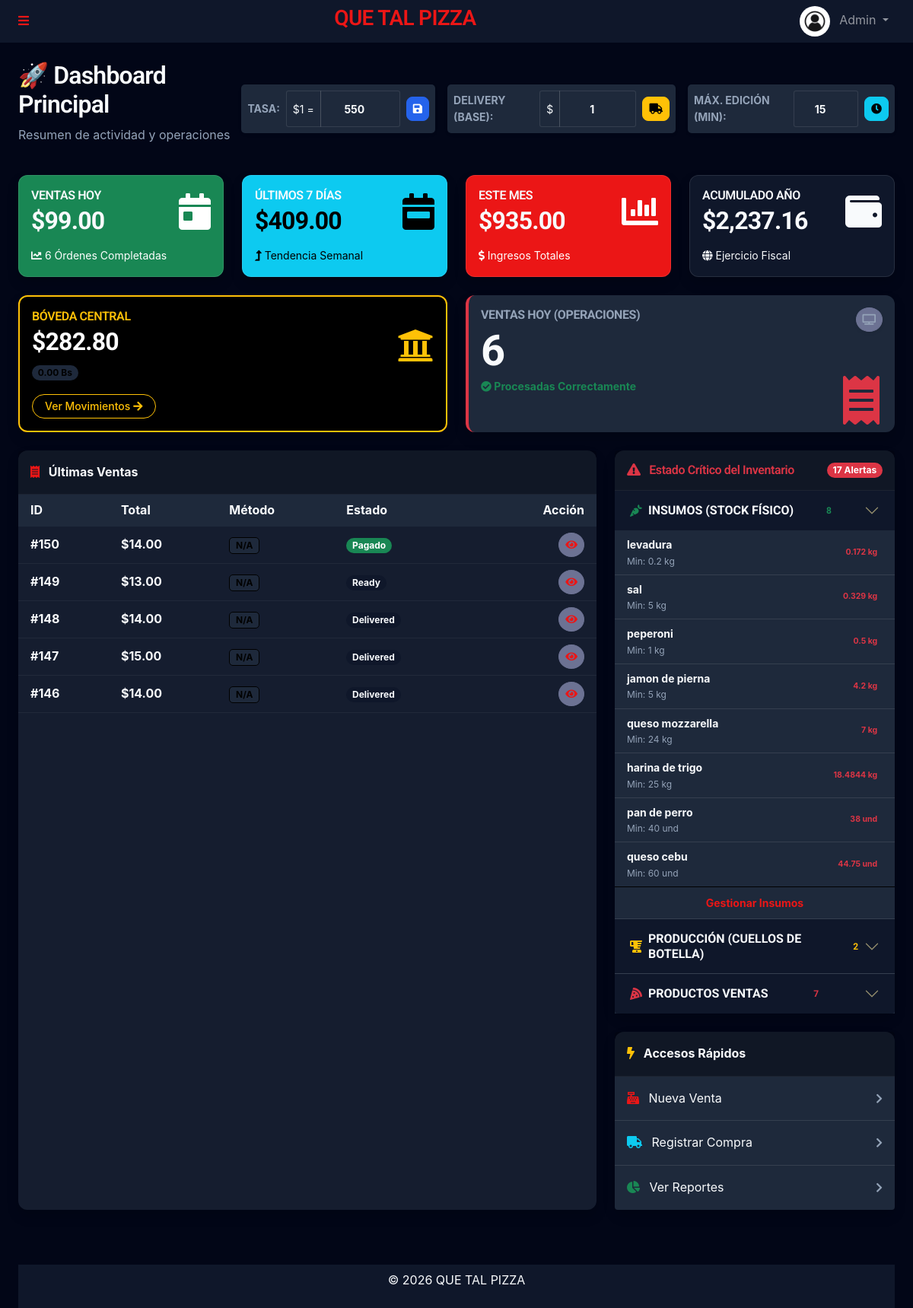
Screenshot of /admin/index.php (signed in) with the database file from the repository.
### tables this page shows
CREATE TABLE `company_vault` (
  `id` int(11) NOT NULL,
  `balance_usd` decimal(12,2) DEFAULT 0.00,
  `balance_ves` decimal(12,2) DEFAULT 0.00,
  `last_updated` timestamp NULL DEFAULT current_timestamp() ON UPDATE current_timestamp()
);

CREATE TABLE `users` (
  `id` int(11) NOT NULL,
  `name` varchar(100) NOT NULL,
  `email` varchar(150) NOT NULL,
  `password` varchar(255) NOT NULL,
  `phone` varchar(20) NOT NULL,
  `document_id` varchar(50) NOT NULL,
  `address` text NOT NULL,
  `role` enum('admin','user') NOT NULL DEFAULT 'user',
  `profile_pic` varchar(255) DEFAULT 'default.jpg',
  `balance` decimal(10,2) DEFAULT 0.00,
  `salary_amount` decimal(20,6) NOT NULL DEFAULT 0.000000,
  `salary_frequency` enum('weekly','biweekly','monthly') NOT NULL DEFAULT 'monthly',
  `job_role` enum('manager','kitchen','cashier','delivery','other') NOT NULL DEFAULT 'other',
  `reset_token` varchar(255) DEFAULT NULL,
  `token_expiry` datetime DEFAULT NULL,
  `created_at` timestamp NULL DEFAULT current_timestamp(),
  `updated_at` timestamp NULL DEFAULT current_timestamp() ON UPDATE current_timestamp()
);

CREATE TABLE `product_components` (
  `id` int(11) NOT NULL,
  `product_id` int(11) NOT NULL,
  `component_type` enum('raw','manufactured','product') NOT NULL,
  `component_id` int(11) NOT NULL,
  `quantity` decimal(10,4) NOT NULL
);

### admin/index.php (the view, shortened to what the rows shown need)
<?php
require_once '../templates/autoload.php';
$vaultBalance = $vaultManager->getBalance();
$ventasDia = $orderManager->getTotalVentasDia();
$countVentasDia = $orderManager->getCountVentasDia();
$ventasSemana = $orderManager->getTotalVentasSemana();
$ventasMes = $orderManager->getTotalVentasMes();
$ventasAnio = $orderManager->getTotalVentasAnio();
$lowProducts = $productManager->getLowStockProducts();
$lowMaterials = $rawMaterialManager->getLowStockMaterials();
$lowManufactured = $productionManager->getLowStockManufactured();
$ultimasVentas = $orderManager->getUltimosPedidos(5);
require_once '../templates/header.php';
?>
<div class="container-fluid mt-4 px-4">
    <div class="d-flex justify-content-between align-items-center mb-4">
        <div>
            <h2>🚀 Dashboard Principal</h2>
        </div>
    </div>
    <div class="row g-4 mb-4">
        <div class="col-xl-3 col-md-6">
            <div class="card bg-success text-white h-100 shadow">
                <div class="card-body">
                    <div class="d-flex justify-content-between align-items-center">
                        <div>
                            <h2 class="mb-0 fw-bold">$<?= number_format($ventasDia, 2) ?></h2>
                        </div>
                    </div>
                </div>
            </div>
        </div>
        <div class="col-xl-3 col-md-6">
            <div class="card bg-info text-white h-100 shadow">
                <div class="card-body">
                    <div class="d-flex justify-content-between align-items-center">
                        <div>
                            <h2 class="mb-0 fw-bold">$<?= number_format($ventasSemana, 2) ?></h2>
                        </div>
                    </div>
                </div>
            </div>
        </div>
        <div class="col-xl-3 col-md-6">
            <div class="card bg-primary text-white h-100 shadow">
                <div class="card-body">
                    <div class="d-flex justify-content-between align-items-center">
                        <div>
                            <h2 class="mb-0 fw-bold">$<?= number_format($ventasMes, 2) ?></h2>
                        </div>
                    </div>
                </div>
            </div>
        </div>
        <div class="col-xl-3 col-md-6">
            <div class="card bg-secondary text-white h-100 shadow">
                <div class="card-body">
                    <div class="d-flex justify-content-between align-items-center">
                        <div>
                            <h2 class="mb-0 fw-bold">$<?= number_format($ventasAnio, 2) ?></h2>
                        </div>
                    </div>
                </div>
            </div>
        </div>
    </div>
    <div class="row g-4 mb-4">
        <div class="col-xl-6 col-md-6">
            <div class="card bg-dark text-white h-100 shadow border-2 border-warning">
                <div class="card-body">
                    <div class="d-flex justify-content-between align-items-center">
                        <div>
                            <h6 class="text-uppercase mb-1 text-warning">Bóveda Central</h6>
                            <h2 class="mb-0 fw-bold text-white">$<?= number_format($vaultBalance['balance_usd'], 2) ?>
                            </h2>
                            <div class="mt-2">
                                <span class="badge bg-light text-dark rounded-pill">
                                    <?= number_format($vaultBalance['balance_ves'], 2) ?> Bs
                                </span>
                            </div>
                        </div>
                    </div>
                </div>
            </div>
        </div>
        <div class="col-xl-6 col-md-6">
            <div class="card bg-white h-100 shadow border-0 border-start border-4 border-danger">
                <div class="card-body">
                    <div class="d-flex justify-content-between align-items-start">
                        <div>
                            <h1 class="display-4 fw-bold text-dark mb-0"><?= $countVentasDia ?></h1>
                        </div>
                    </div>
                </div>
            </div>
        </div>
    </div>
    <div class="row g-4 mb-5">
        <div class="col-lg-8">
            <div class="card shadow h-100 border-0">
                <div class="table-responsive">
                    <table class="table table-hover mb-0 align-middle">
                        <thead class="bg-light">
                            <tr>
                                <th class="border-0 ps-3">ID</th>
                                <th class="border-0">Total</th>
                                <th class="border-0">Método</th>
                                <th class="border-0">Estado</th>
                                <th class="border-0 text-end pe-3">Acción</th>
                            </tr>
                        </thead>
                        <tbody>
                            <?php foreach ($ultimasVentas as $venta): ?>
                                <tr>
                                    <td class="fw-bold ps-3">#<?= $venta['id'] ?></td>
                                    <td class="text-success fw-bold">$<?= number_format($venta['total_price'], 2) ?></td>
                                    <td><span
                                            class="badge bg-light text-dark border"><?= $venta['payment_method'] ?? 'N/A' ?></span>
                                    </td>
                                    <td>
                                        <?php
                                        $statusClass = match ($venta['status']) {
                                            'paid' => 'bg-success',
                                            'pending' => 'bg-warning text-dark',
                                            'cancelled' => 'bg-danger',
                                            default => 'bg-secondary'
                                        };
                                        $statusLabel = match ($venta['status']) {
                                            'paid' => 'Pagado',
                                            'pending' => 'Pendiente',
                                            'cancelled' => 'Cancelado',
                                            default => ucfirst($venta['status'])
                                        };
                                        ?>
                                        <span class="badge <?= $statusClass ?> rounded-pill"><?= $statusLabel ?></span>
                                    </td>
                                    <td class="text-end pe-3">
                                        <a href="ver_venta.php?id=<?= $venta['id'] ?>"
                                            class="btn btn-sm btn-light text-primary rounded-circle">
                                            <i class="fa fa-eye"></i>
                                        </a>
                                    </td>
                                </tr>
                            <?php endforeach; ?>
                        </tbody>
                    </table>
                </div>
            </div>
        </div>
        <div class="col-lg-4">
            <div class="card shadow mb-4 border-0">
                <div class="card-body p-0">
                    <div class="accordion accordion-flush" id="accordionStock">
                        <div class="accordion-item">
                            <h2 class="accordion-header">
                                <button class="accordion-button collapsed fw-bold text-muted small text-uppercase" type="button" data-bs-toggle="collapse" data-bs-target="#flush-collapseOne">
                                    <i class="fa fa-carrot me-2 text-success"></i> Insumos (Stock Físico)
                                    <span class="badge bg-success-subtle text-success ms-auto"><?= count($lowMaterials) ?></span>
                                </button>
                            </h2>
                            <div id="flush-collapseOne" class="accordion-collapse collapse show" data-bs-parent="#accordionStock">
                                <div class="accordion-body p-0">
                                    <?php if (empty($lowMaterials)): ?>
                                        <div class="p-3 text-center small text-muted">Todo en orden</div>
                                    <?php else: ?>
                                        <ul class="list-group list-group-flush small">
                                            <?php foreach ($lowMaterials as $m): ?>
                                                <li class="list-group-item d-flex justify-content-between align-items-center px-3">
                                                    <div>
                                                        <div class="fw-bold text-dark"><?= htmlspecialchars($m['name']) ?></div>
                                                        <div class="text-muted" style="font-size: 0.75rem;">Min: <?= floatval($m['min_stock']) ?> <?= $m['unit'] ?></div>
                                                    </div>
                                                    <div class="badge bg-danger-subtle text-danger rounded-pill">
                                                        <?= floatval($m['stock_quantity']) ?> <?= $m['unit'] ?>
                                                    </div>
                                                </li>
                                            <?php endforeach; ?>
                                        </ul>
                                    <?php endif; ?>
                                </div>
                            </div>
                        </div>
                        <div class="accordion-item">
                            <h2 class="accordion-header">
                                <button class="accordion-button collapsed fw-bold text-muted small text-uppercase" type="button" data-bs-toggle="collapse" data-bs-target="#flush-collapseTwo">
                                    <i class="fa fa-blender me-2 text-warning"></i> Producción (Cuellos de Botella)
                                    <span class="badge bg-warning-subtle text-warning ms-auto"><?= count($lowManufactured) ?></span>
                                </button>
                            </h2>
                        </div>
                        <div class="accordion-item">
                            <h2 class="accordion-header">
                                <button class="accordion-button collapsed fw-bold text-muted small text-uppercase" type="button" data-bs-toggle="collapse" data-bs-target="#flush-collapseThree">
                                    <i class="fa fa-pizza-slice me-2 text-danger"></i> Productos Ventas
                                    <span class="badge bg-danger-subtle text-danger ms-auto"><?= count($lowProducts) ?></span>
                                </button>
                            </h2>
                        </div>
                    </div>
                </div>
            </div>
        </div>
    </div>
</div>
<?php require_once '../templates/footer.php'; ?>

### rows the page displays
company_vault: balance_usd "282.80", balance_ves "0.00"
users: id "150", total_price "14.00", payment_method "N/A", statusLabel "Pagado", id "149", total_price "13.00", statusLabel "Ready", id "148", statusLabel "Delivered", id "147", total_price "15.00", id "146"
product_components: name "peperoni", min_stock "1", unit "kg", stock_quantity "0.5"
product_components: name "jamon de pierna", min_stock "5", unit "kg", stock_quantity "4.2"
product_components: name "queso mozzarella", min_stock "24", unit "kg", stock_quantity "7"
product_components: name "harina de trigo", min_stock "25", unit "kg", stock_quantity "18.4844"
product_components: name "pan de perro", min_stock "40", unit "und", stock_quantity "38"

### other values shown
$GLOBALS['site_name'] "QUE TAL PIZZA"
$user_role "Admin"
$ventasDia "99.00"
$countVentasDia "6"
$ventasSemana "409.00"
$ventasMes "935.00"
$ventasAnio "2,237.16"
$stockCritico "17"
count($lowMaterials) "8"
$m['name'] "levadura"
$m['min_stock'] "0.2"
$m['unit'] "kg"
$m['stock_quantity'] "0.172"
$m['name'] "sal"
$m['min_stock'] "5"
